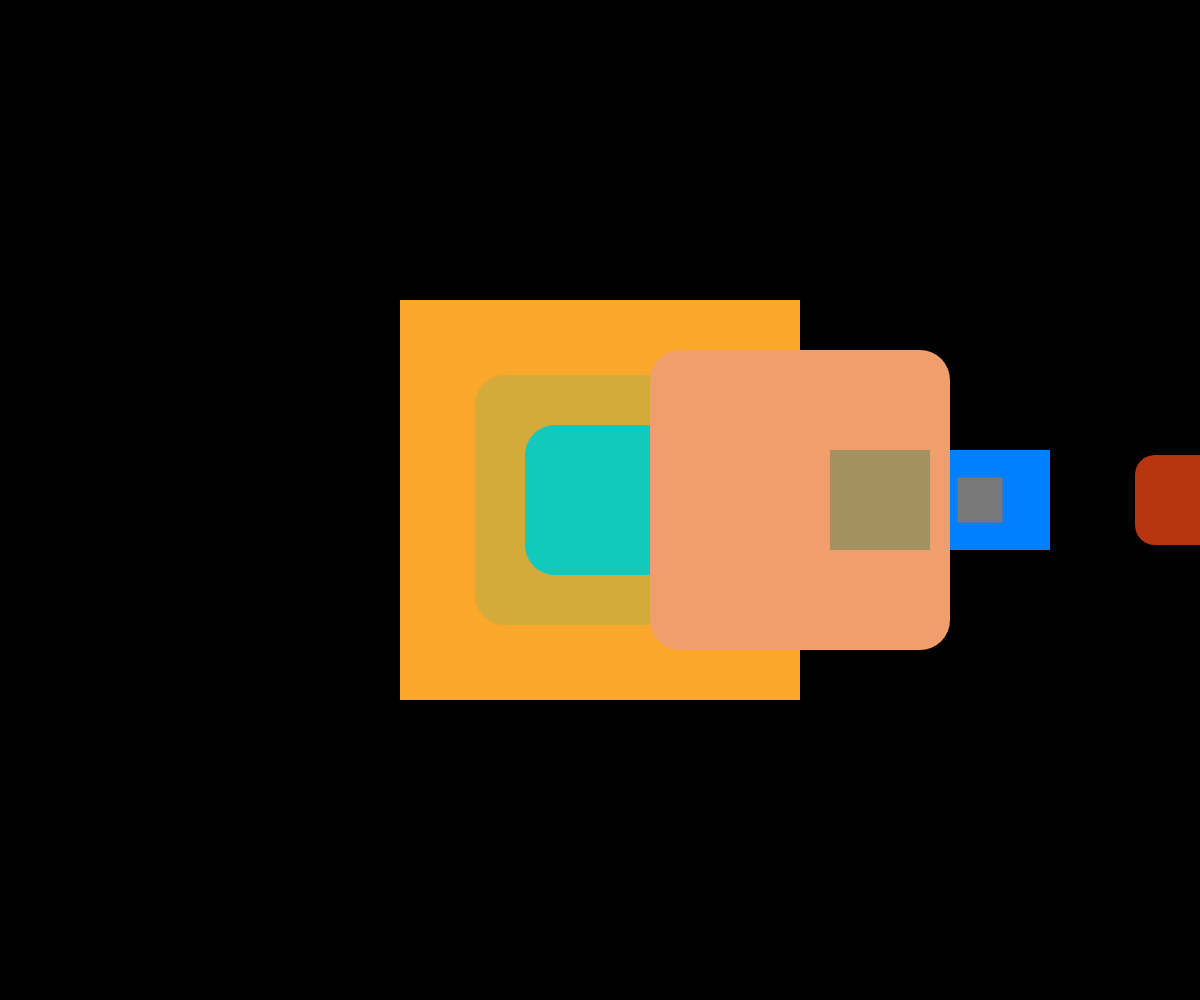
Frame 1 (no input)
Frame 60 (no input): identical to frame 1, image omitted
Frame 120 (the mouse pressed at the canvas centre since frame 60): identical to frame 1, image omitted

The p5.js sketch that drew this single still picture (run headless with seeded random() and noise() and a simulated clock; from frame 60 on, the mouse is pressed at the canvas centre):

// p5.js sketch
// ── sketch.js
function setup() {
  // put setup code here
    createCanvas(windowWidth, windowHeight);
    rectMode (CENTER);
    noStroke ();
}

function draw() {
  // put drawing code here
//tjrs dessiner "ici" àpde mtn
//push et pop servent à "délimiter" la rotation d'un élément de sorte à ce que la rotation de celui-ci n'influence pas celle des autres...?
    
    //cadre//
    background (0); 
    translate(width/2, height/2);
    
    
    //Soleil
    //push();
    //rotate (millis() / 2000);
    fill (250, 167, 42);
    rect (0, 0, 400, 400);
    //pop();
    
    //Saturne
    translate (0, 0);
    //rotate (millis() /2000);
    fill (212, 170, 57);
    rect (0, 0, 250, 250, 30);
    
    //Uranus
    translate (0,0);
    //rotate (millis() /1000);
    fill (18, 201, 189);
    rect (0, 0, 150, 150, 30);
    
    //Jupiter
    translate (200, 0);
    //rotate (millis() /2000);
    fill (240, 158, 108);
    rect (0, 0, 300, 300, 30);
    
    //Vénus
    translate (0,0);
    //rotate (millis() /1000);
    fill (163, 145, 95);
    rect (80,0, 100, 100);
    
    
    //Terre
    //push();
    translate (200, 0);
    //rotate (millis() / 2000);
    fill (0, 128, 255);
    rect (0,0, 100, 100);
    //pop();
    
    //Lune
    translate (80, -50);
    //rotate (millis() / 2000);
    fill (120);
    rect (-100, 50, 45, 45);
    
    //Mars
    translate (0, 0);
    //rotate (millis() / 2000);
    fill (184, 54, 15);
    rect (100, 50, 90, 90, 20);
    
    
}
